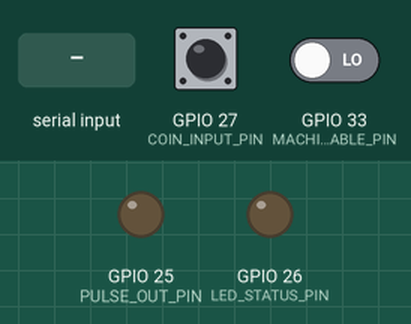
Recording of a program running on a simulated ESP32. On the bench: output pins drawn as LEDs (lit = HIGH). Dashed ring = blinking. The test bench sets the inputs (shaded band); at power-on: GPIO 27 (COIN_INPUT_PIN) HIGH, GPIO 33 (MACHINE_AVAILABLE_PIN) LOW. WiFi joins after 1.5 s; servers stay silent unless stated; EEPROM starts erased; no MQTT or app messages arrive unless stated; what the program prints to the serial monitor is not drawn.

Above: at 1.8 s.
1.9 s: "2\n" received over Serial
At 2.24 s:
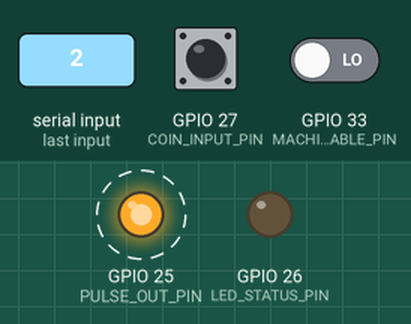
15.2 s: "1\n" received over Serial
At 15.32 s:
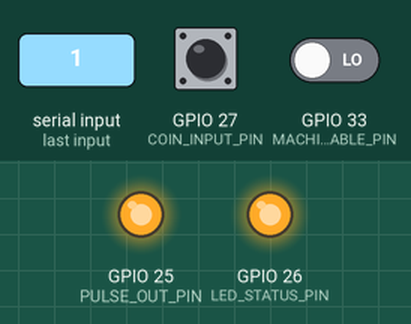
At 15.7 s:
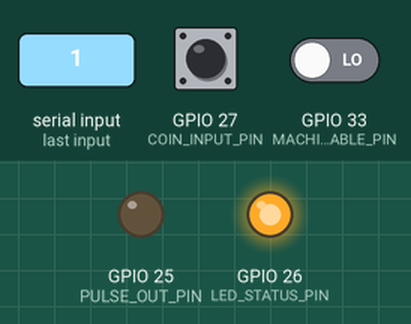
Timing chart, 0 to 17.8 s (numbered marks = the images above; inputs shaded):
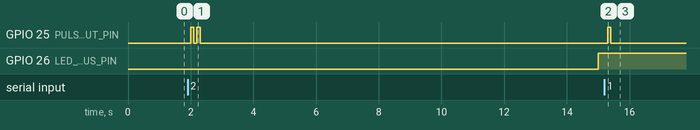

The program:

main.cpp
```cpp
// src/main.cpp

#include <Arduino.h>
#include <ArduinoJson.h>

#include "config/config.h"
#include "config/secrets.h"
#include "hardware/PulseOutput.h"
#include "hardware/CoinAcceptor.h"
#include "hardware/Dispenser.h"
#include "transaction/TransactionManager.h"
#include "transaction/TransactionStore.h"
#include "telemetry/TelemetryService.h"
#include "security/CommandValidator.h"
#include "network/WiFiManager.h"
#include "network/MqttManager.h"

/*
   =========================================================
   PROJET : MONNAYEUR / DISTRIBUTEUR INTELLIGENT CONNECTÉ
   CARTE  : ESP32 DOIT DEVKIT V1
   =========================================================
*/

using AppConfig::SystemState;

static SystemState currentState = SystemState::BOOT;
static uint32_t lastHeartbeatMs = 0;
static bool ledState = false;

/*
   Objet global du module PulseOutput.
   Il est global parce que setup(), loop() et les fonctions de test
   doivent pouvoir l'utiliser.
*/
PulseOutput pulseOutput;

CoinAcceptor coinAcceptor;

Dispenser dispenser;

TransactionManager transactionManager;

TransactionStore transactionStore;

TelemetryService telemetryService;

CommandValidator commandValidator;

WiFiManager wifiManager;

MqttManager mqttManager;

bool coinInputDisabledBySystem = false;

uint32_t lastRawDebugMs = 0;
String lastProcessedMqttTransactionId = "";
uint32_t lastProcessedMqttTransactionMs = 0;

uint16_t lastCoinEventAmount = 0;
uint16_t lastCoinEventPulses = 0;
uint32_t lastCoinEventMs = 0;

bool lastPublishedMachineAvailability = false;
bool hasPublishedMachineAvailability = false;
uint32_t lastMachineAvailabilityPublishMs = 0;

static constexpr uint32_t COIN_EVENT_DUPLICATE_WINDOW_MS = 1000;
static constexpr uint32_t MACHINE_AVAILABILITY_PERIODIC_PUBLISH_MS = 5000;

void disableCoinInputDuringCreditEmission();
void enableCoinInputAfterCreditEmission();

const char* systemStateToString(SystemState state) {
    switch (state) {
        case SystemState::BOOT:
            return "BOOT";

        case SystemState::WIFI_CONNECTING:
            return "WIFI_CONNECTING";

        case SystemState::MQTT_CONNECTING:
            return "MQTT_CONNECTING";

        case SystemState::IDLE:
            return "IDLE";

        case SystemState::WAITING_FOR_COIN:
            return "WAITING_FOR_COIN";

        case SystemState::COIN_RECEIVED:
            return "COIN_RECEIVED";

        case SystemState::VALIDATING_COIN:
            return "VALIDATING_COIN";

        case SystemState::DISPENSING:
            return "DISPENSING";

        case SystemState::DISPENSE_SUCCESS:
            return "DISPENSE_SUCCESS";

        case SystemState::DISPENSE_FAILED:
            return "DISPENSE_FAILED";

        case SystemState::ERROR:
            return "ERROR";

        case SystemState::MAINTENANCE:
            return "MAINTENANCE";

        default:
            return "UNKNOWN";
    }
}

void setSystemState(SystemState newState) {
    currentState = newState;

    Serial.print("[STATE] Nouvel état système : ");
    Serial.println(systemStateToString(currentState));
}
bool isDuplicateMqttTransactionId(const char* transactionId);
void rememberMqttTransactionId(const char* transactionId);

bool isMachineCanAcceptPayment();
void updateMachineAvailabilityStatus(bool forcePublish = false);

bool isDuplicateCoinPaymentEvent(uint16_t amountFcfa, uint16_t pulseCount);
void rememberCoinPaymentEvent(uint16_t amountFcfa, uint16_t pulseCount);
String buildCoinPaymentEventId(uint16_t amountFcfa, uint16_t pulseCount);

void initHardwarePins() {
    pinMode(AppConfig::Pins::COIN_INPUT_PIN, INPUT_PULLUP);
    pinMode(AppConfig::Pins::LED_STATUS_PIN, OUTPUT);
    pinMode(AppConfig::Pins::PULSE_OUT_PIN, OUTPUT);

    digitalWrite(AppConfig::Pins::LED_STATUS_PIN, LOW);
    digitalWrite(AppConfig::Pins::PULSE_OUT_PIN, LOW);

    Serial.println("[BOOT] Pins hardware initialisées.");
}

void printBootInfo() {
    Serial.println();
    Serial.println("==============================================");
    Serial.println("   MONNAYEUR / DISTRIBUTEUR INTELLIGENT ESP32 ");
    Serial.println("==============================================");

    Serial.print("Machine ID       : ");
    Serial.println(AppConfig::Machine::ID);

    Serial.print("Firmware version : ");
    Serial.println(AppConfig::Machine::FIRMWARE_VERSION);

    Serial.print("MQTT Client ID   : ");
    Serial.println(AppSecrets::MqttConfig::CLIENT_ID);

    Serial.println("----------------------------------------------");
    Serial.println("Configuration hardware :");

    Serial.print("Coin input pin   : GPIO ");
    Serial.println(AppConfig::Pins::COIN_INPUT_PIN);

    Serial.print("LED status pin   : GPIO ");
    Serial.println(AppConfig::Pins::LED_STATUS_PIN);

    Serial.print("Pulse output pin : GPIO ");
    Serial.println(AppConfig::Pins::PULSE_OUT_PIN);

    Serial.println("----------------------------------------------");
    Serial.println("Tarifs configurés :");

    for (uint8_t i = 0; i < AppConfig::TARIFF_COUNT; i++) {
        Serial.print("- ");
        Serial.print(AppConfig::TARIFFS[i].label);
        Serial.print(" = ");
        Serial.print(AppConfig::TARIFFS[i].pulses);
        Serial.println(" impulsions");
    }

    Serial.println("----------------------------------------------");
    Serial.println("Topics MQTT prévus :");

    Serial.print("Commands  : ");
    Serial.println(AppConfig::Topics::COMMANDS);

    Serial.print("Events    : ");
    Serial.println(AppConfig::Topics::EVENTS);

    Serial.print("Telemetry : ");
    Serial.println(AppConfig::Topics::TELEMETRY);

    Serial.print("Status    : ");
    Serial.println(AppConfig::Topics::STATUS);

    Serial.print("ACKs      : ");
    Serial.println(AppConfig::Topics::ACKS);

    Serial.println("==============================================");
    Serial.println();
}

void updateHeartbeat() {
    const uint32_t now = millis();

    if (now - lastHeartbeatMs >= AppConfig::Timing::HEARTBEAT_INTERVAL_MS) {
        lastHeartbeatMs = now;

        ledState = !ledState;
        digitalWrite(AppConfig::Pins::LED_STATUS_PIN, ledState ? HIGH : LOW);

       Serial.print("[HEARTBEAT] Système vivant | État : ");
       Serial.println(systemStateToString(currentState));

       telemetryService.publishHeartbeat(currentState);

       const bool machineCanAcceptPayment = isMachineCanAcceptPayment();

       telemetryService.publishMachineAvailabilityStatus(
       machineCanAcceptPayment
       );

       Serial.print("[MACHINE][COUNTER] Disponibilité machine : ");
       Serial.println(machineCanAcceptPayment ? "AVAILABLE" : "UNAVAILABLE");
     }
}
/*
   Test manuel des impulsions depuis le Serial Monitor.

   1 = 100 FCFA = 2 impulsions
   2 = 300 FCFA = 6 impulsions
   3 = 600 FCFA = 12 impulsions
*/
void enableCoinInputAfterCreditEmission() {
    coinAcceptor.enable();

    coinInputDisabledBySystem = false;

    Serial.println("[MAIN][PROTECTION] Lecture COIN réactivée après émission ESP32.");
}

void handleSerialPulseTest() {
    if (!Serial.available()) {
        return;
    }

    String input = Serial.readStringUntil('\n');
    input.trim();

    if (input.length() == 0) {
    return;
      }

    const AppConfig::Tariff* selectedTariff = nullptr;

    if (input == "1") {
        selectedTariff = &AppConfig::TARIFFS[0]; // 100 FCFA
    }
    else if (input == "2") {
        selectedTariff = &AppConfig::TARIFFS[1]; // 300 FCFA
    }
    else if (input == "3") {
        selectedTariff = &AppConfig::TARIFFS[2]; // 600 FCFA
    }
    else {
        Serial.println("[TEST] Commande inconnue.");
        Serial.println("[TEST] Tape 1, 2 ou 3 dans le Serial Monitor.");
        return;
    }

    Serial.println("----------------------------------------------");
    Serial.print("[TEST] Montant choisi : ");
    Serial.print(selectedTariff->amountFcfa);
    Serial.println(" FCFA");

    Serial.print("[TEST] Impulsions à envoyer : ");
    Serial.println(selectedTariff->pulses);
    Serial.println("----------------------------------------------");

    char transactionId[40];
snprintf(
    transactionId,
    sizeof(transactionId),
    "SERIAL-%lu",
    millis()
);

CommandValidator::DispenseCommand command = {
    "DISPENSE",
    AppConfig::Machine::ID,
    transactionId,
    selectedTariff->amountFcfa,
    "serial_test"
};

CommandValidator::ValidationResult validation;

if (!commandValidator.validateDispenseCommand(command, validation)) {
    Serial.println("----------------------------------------------");
    Serial.println("[MAIN][SECURITY] Commande refusée.");

    Serial.print("[MAIN][SECURITY] Code : ");
    Serial.println(validation.errorCode);

    Serial.print("[MAIN][SECURITY] Message : ");
    Serial.println(validation.message);
    Serial.println("----------------------------------------------");

    telemetryService.publishError(
        validation.errorCode,
        validation.message
    );

    setSystemState(SystemState::IDLE);
    return;
}

Serial.println("----------------------------------------------");
Serial.println("[MAIN][SECURITY] Commande validée.");

Serial.print("[MAIN][SECURITY] Message : ");
Serial.println(validation.message);

Serial.print("[MAIN][SECURITY] Impulsions autorisées : ");
Serial.println(validation.pulseCount);
Serial.println("----------------------------------------------");

disableCoinInputDuringCreditEmission();

if (transactionManager.startTransaction(
        selectedTariff->amountFcfa,
        transactionId,
        "serial_test"
    )) {
    setSystemState(SystemState::DISPENSING);
} else {
    enableCoinInputAfterCreditEmission();
}
}

bool mqttPublishAdapter(const char* topic, const char* payload) {
    return mqttManager.publish(topic, payload);
}

void handleMqttMessage(const char* topic, const char* payload) {
    Serial.println("----------------------------------------------");
    Serial.println("[MAIN] Message MQTT transmis à main.cpp.");

    Serial.print("[MAIN] Topic : ");
    Serial.println(topic);

    Serial.print("[MAIN] Payload : ");
    Serial.println(payload);
    Serial.println("----------------------------------------------");

    JsonDocument doc;

    DeserializationError error = deserializeJson(doc, payload);

    if (error) {
        Serial.println("[MAIN][MQTT][ERREUR] JSON invalide.");

        telemetryService.publishError(
            "INVALID_JSON",
            "Payload MQTT JSON invalide."
        );

        return;
    }

    const char* action = doc["action"] | "";
    const char* machineId = doc["machineId"] | "";
    const char* transactionId = doc["transactionId"] | "";
    const char* source = doc["source"] | "mqtt";
    uint16_t amountFcfa = doc["amountFcfa"] | 0;

    CommandValidator::DispenseCommand command = {
        action,
        machineId,
        transactionId,
        amountFcfa,
        source
    };

    CommandValidator::ValidationResult validation;

    if (!commandValidator.validateDispenseCommand(command, validation)) {
        Serial.println("----------------------------------------------");
        Serial.println("[MAIN][MQTT][SECURITY] Commande MQTT refusée.");

        Serial.print("[MAIN][MQTT][SECURITY] Code : ");
        Serial.println(validation.errorCode);

        Serial.print("[MAIN][MQTT][SECURITY] Message : ");
        Serial.println(validation.message);
        Serial.println("----------------------------------------------");

        telemetryService.publishError(
            validation.errorCode,
            validation.message
        );

        return;
    }

    Serial.println("----------------------------------------------");
    Serial.println("[MAIN][MQTT][SECURITY] Commande MQTT validée.");

    Serial.print("[MAIN][MQTT][SECURITY] Transaction ID : ");
    Serial.println(transactionId);

   if (isDuplicateMqttTransactionId(transactionId)) {
    Serial.println("[MAIN][MQTT][ANTI-DOUBLON] Transaction MQTT déjà traitée.");
    Serial.println("[MAIN][MQTT][ANTI-DOUBLON] Distribution ignorée pour éviter un double service.");

    telemetryService.publishError(
        "DUPLICATE_MQTT_TRANSACTION",
        "Commande MQTT ignorée : transactionId déjà traité."
    );

    return;
}

const bool machineCanAcceptPayment = isMachineCanAcceptPayment();

Serial.print("[MAIN][MQTT][SECURITY] COUNTER au moment de la commande : ");
Serial.println(machineCanAcceptPayment ? "HIGH / AVAILABLE" : "LOW / UNAVAILABLE");

telemetryService.publishMachineAvailabilityStatus(machineCanAcceptPayment);

if (!machineCanAcceptPayment) {
    Serial.println("----------------------------------------------");
    Serial.println("[MAIN][MQTT][SECURITY] Commande DISPENSE refusée.");
    Serial.println("[MAIN][MQTT][SECURITY] Raison : COUNTER LOW.");
    Serial.println("[MAIN][MQTT][SECURITY] Machine indisponible, vente en cours ou STOP SALE.");

    Serial.print("[MAIN][MQTT][SECURITY] Transaction ID refusée : ");
    Serial.println(transactionId);

    Serial.print("[MAIN][MQTT][SECURITY] Montant refusé : ");
    Serial.print(amountFcfa);
    Serial.println(" FCFA");
    Serial.println("----------------------------------------------");

    rememberMqttTransactionId(transactionId);

    telemetryService.publishError(
        "MACHINE_UNAVAILABLE_COUNTER_LOW",
        "Commande DISPENSE refusée : machine indisponible, vente en cours ou STOP SALE."
    );

    return;
}

rememberMqttTransactionId(transactionId);

Serial.print("[MAIN][MQTT][SECURITY] Montant : ");
Serial.print(amountFcfa);
Serial.println(" FCFA");

    Serial.print("[MAIN][MQTT][SECURITY] Impulsions autorisées : ");
    Serial.println(validation.pulseCount);
    Serial.println("----------------------------------------------");

    disableCoinInputDuringCreditEmission();

if (!transactionManager.startTransaction(
        amountFcfa,
        transactionId,
        source
    )) {
    Serial.println("[MAIN][MQTT][ERREUR] Impossible de démarrer la transaction.");

    telemetryService.publishError(
        "TRANSACTION_START_FAILED",
        "Impossible de démarrer la transaction MQTT."
    );

    enableCoinInputAfterCreditEmission();
    return;
}

setSystemState(SystemState::DISPENSING);
}

void debugRawCoinInputPeriodic() {
    if (!AppConfig::Debug::COIN_INPUT_RAW_LOG_ENABLED) {
        return;
    }

    const uint32_t now = millis();

    if (
        now - lastRawDebugMs <
        AppConfig::Debug::COIN_INPUT_RAW_LOG_INTERVAL_MS
    ) {
        return;
    }

    lastRawDebugMs = now;

    const int level = digitalRead(AppConfig::Pins::COIN_INPUT_PIN);

    Serial.print("[DEBUG][GPIO27] Niveau brut = ");
    Serial.println(level == HIGH ? "HIGH" : "LOW");
}

bool isDuplicateMqttTransactionId(const char* transactionId) {
    if (transactionId == nullptr) {
        return false;
    }

    String id = String(transactionId);

    if (id.length() == 0) {
        return false;
    }

    return id == lastProcessedMqttTransactionId;
}

void rememberMqttTransactionId(const char* transactionId) {
    if (transactionId == nullptr) {
        return;
    }

    lastProcessedMqttTransactionId = String(transactionId);
    lastProcessedMqttTransactionMs = millis();
}

bool isDuplicateCoinPaymentEvent(uint16_t amountFcfa, uint16_t pulseCount) {
    const uint32_t now = millis();

    if (lastCoinEventMs == 0) {
        return false;
    }

    return (
        amountFcfa == lastCoinEventAmount &&
        pulseCount == lastCoinEventPulses &&
        (now - lastCoinEventMs) <= COIN_EVENT_DUPLICATE_WINDOW_MS
    );
}

void rememberCoinPaymentEvent(uint16_t amountFcfa, uint16_t pulseCount) {
    lastCoinEventAmount = amountFcfa;
    lastCoinEventPulses = pulseCount;
    lastCoinEventMs = millis();
}

String buildCoinPaymentEventId(uint16_t amountFcfa, uint16_t pulseCount) {
    String eventId = String(AppConfig::Machine::ID);
    eventId += "-COIN-";
    eventId += String(millis());
    eventId += "-";
    eventId += String(amountFcfa);
    eventId += "-";
    eventId += String(pulseCount);

    return eventId;
}

void disableCoinInputDuringCreditEmission() {
    coinInputDisabledBySystem = true;

    coinAcceptor.disable();

    Serial.println("[MAIN][PROTECTION] Lecture COIN désactivée pendant émission ESP32.");
}

bool isMachineCanAcceptPayment() {
    return digitalRead(AppConfig::Pins::MACHINE_AVAILABLE_PIN) == HIGH;
}

void updateMachineAvailabilityStatus(bool forcePublish) {
    const bool machineCanAcceptPayment = isMachineCanAcceptPayment();
    const uint32_t now = millis();

    const bool changed =
        !hasPublishedMachineAvailability ||
        machineCanAcceptPayment != lastPublishedMachineAvailability;

    const bool periodic =
        now - lastMachineAvailabilityPublishMs >= MACHINE_AVAILABILITY_PERIODIC_PUBLISH_MS;

    if (!forcePublish && !changed && !periodic) {
        return;
    }

    telemetryService.publishMachineAvailabilityStatus(machineCanAcceptPayment);

    lastPublishedMachineAvailability = machineCanAcceptPayment;
    hasPublishedMachineAvailability = true;
    lastMachineAvailabilityPublishMs = now;

    Serial.print("[MACHINE][COUNTER] Status publié : ");
    Serial.println(machineCanAcceptPayment ? "AVAILABLE" : "UNAVAILABLE");
}

void setup() {
    Serial.begin(115200);
    delay(500);

    printBootInfo();
    initHardwarePins();

    pinMode(AppConfig::Pins::COIN_INPUT_PIN, INPUT_PULLUP);
    pinMode(AppConfig::Pins::MACHINE_AVAILABLE_PIN, INPUT);

    pulseOutput.begin();
    coinAcceptor.begin();
    dispenser.begin(&pulseOutput);

    transactionStore.begin();

     if (transactionStore.hasPendingTransaction()) {
     Serial.println("[BOOT][WARN] Une transaction locale semble avoir été interrompue.");
     transactionStore.printLastTransaction();
       }

      transactionManager.begin(&dispenser, &transactionStore);

     telemetryService.begin();
     commandValidator.begin();

     wifiManager.begin();

     mqttManager.begin();
     mqttManager.setMessageCallback(handleMqttMessage);
     telemetryService.setPublisher(mqttPublishAdapter);

     telemetryService.publishBoot();

    setSystemState(SystemState::IDLE);

    Serial.println("[BOOT] Initialisation terminée.");
    Serial.println("[VERSION] Firmware test affichage montant v0.1.1");
    Serial.println("[BOOT] Firmware prêt pour ajout progressif des modules.");
    Serial.println("[TEST] Tape 1, 2 ou 3 pour tester les impulsions.");
}

void loop() {
    wifiManager.update();
    mqttManager.update();

    updateMachineAvailabilityStatus(false);

    debugRawCoinInputPeriodic();

    updateHeartbeat();

    handleSerialPulseTest();

    if (!coinInputDisabledBySystem) {
        coinAcceptor.update();

        if (coinAcceptor.hasCoinEvent()) {
            const uint16_t amount = coinAcceptor.getLastAmountFcfa();
            const uint16_t pulses = coinAcceptor.getLastPulseCount();

            Serial.println("----------------------------------------------");
            Serial.println("[MAIN] Événement monnayeur détecté.");

            Serial.print("[MAIN] Impulsions reçues : ");
            Serial.println(pulses);

            if (amount > 0) {
    Serial.print("[MAIN] Montant reconnu : ");
    Serial.print(amount);
    Serial.println(" FCFA.");

    if (isDuplicateCoinPaymentEvent(amount, pulses)) {
        Serial.println("[MAIN][ANTI-DOUBLON] Paiement physique déjà publié récemment. Publication ignorée.");
    } else {
        String eventId = buildCoinPaymentEventId(amount, pulses);

       const uint16_t pulseCount = coinAcceptor.getLastPulseCount();

const bool published = telemetryService.publishCoinPaymentEvent(
    amount,
    pulseCount,
    "physical_coin",
    eventId.c_str()
);

if (published) {
    Serial.print("[MAIN] Paiement physique publié vers MQTT. Event ID : ");
    Serial.println(eventId);
} else {
    Serial.print("[MAIN][WARN] Paiement physique détecté mais publication MQTT échouée. Event ID : ");
    Serial.println(eventId);
}
    }

    setSystemState(SystemState::IDLE);
}

            Serial.println("----------------------------------------------");
        }
    }

        transactionManager.update();

   if (transactionManager.hasSucceeded()) {
    telemetryService.publishTransactionEvent(
        "transaction_success",
        transactionManager.getLastCompletedTransactionId(),
        transactionManager.getLastCompletedAmountFcfa(),
        transactionManager.getLastCompletedSource(),
        "SUCCESS"
    );

    enableCoinInputAfterCreditEmission();

    setSystemState(AppConfig::SystemState::IDLE);

    Serial.println("[MAIN] Transaction confirmée par TransactionManager.");
}

    if (transactionManager.hasFailed()) {
        telemetryService.publishTransactionEvent(
            "transaction_failed",
            transactionManager.getCurrentTransactionId(),
            transactionManager.getCurrentAmountFcfa(),
            transactionManager.getCurrentSource(),
            "FAILED"
        );

        enableCoinInputAfterCreditEmission();

        setSystemState(SystemState::IDLE);
        Serial.println("[MAIN][WARN] Transaction refusée ou échouée.");
    }
}
```

Source omitted: CoinAcceptor.cpp (5339 bytes), CoinAcceptor.h (1237 bytes), Dispenser.cpp (3898 bytes), Dispenser.h (1289 bytes), PulseOutput.cpp (3661 bytes), PulseOutput.h (1257 bytes), MqttManager.cpp (7357 bytes), MqttManager.h (1763 bytes), WiFiManager.cpp (3305 bytes), WiFiManager.h (1044 bytes), CommandValidator.cpp (3493 bytes), CommandValidator.h (1528 bytes) and 8 more

Measured:
- after the input at 1.9 s, GPIO 25 (PULSE_OUT_PIN): alternates HIGH for 0.10 s and LOW for 0.10 s, 4 changes in all, then stays LOW, starting after 0.10 s
- after the input at 15.2 s, GPIO 25 (PULSE_OUT_PIN): LOW → HIGH after 0.10 s, → LOW 0.10 s later
